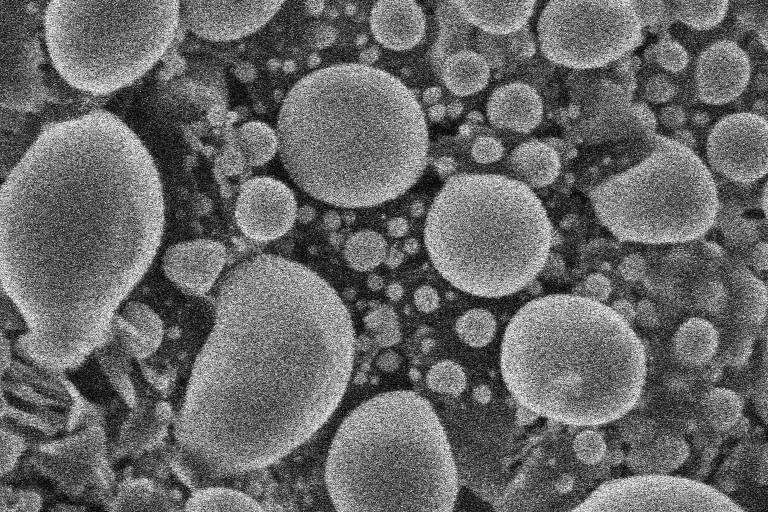
#> input picture data/frame-0.tif, 1536 x 1024 px, found by its file name (shown at 1/2 size)
$ python creteTrack.py
#> lines starting #> are read from the running program, lines starting #| are printed output that depends on the picture
import cv2
import numpy as np
import matplotlib.pyplot as plt


imgSRC = cv2.imread('data/frame-0.tif', cv2.IMREAD_UNCHANGED)
#> imgSRC is the input picture: shape (1024, 1536); min 0, max 255, mean 104

cx, cy = imgSRC.shape[1] // 2, imgSRC.shape[0] // 2
#> cx = 768; cy = 512

k = 0.4
K = 0.9


dx, dy = cx, cy
#> dx = 768; dy = 512
t_dx, t_dy = int(k * dx), int(k * dy)
#> t_dx = 307; t_dy = 204
I_dx, I_dy = int(K * dx), int(K * dy)
#> I_dx = 691; I_dy = 460


R = 50 #px
theta = np.linspace(0, 2 * np.pi, 420)

cx_R = R * np.cos(theta) + cx
cy_R = R * np.sin(theta) + cy

cv2.imwrite(f'templates/t_1.tif', imgSRC[cy - t_dy:cy + t_dy, cx - t_dx:cx + t_dx])
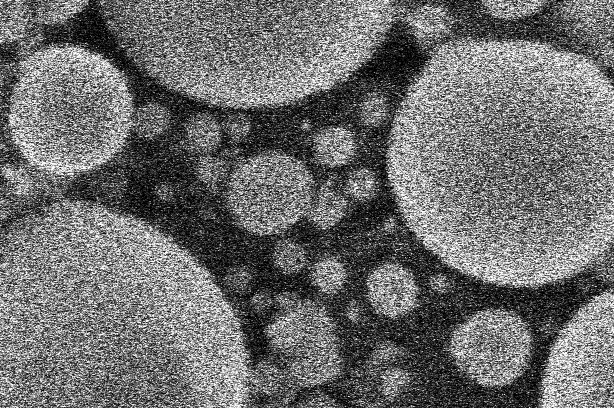
#> saved as t_1.tif: shape (408, 614); min 0, max 255, mean 109.8

for i in range(len(theta)):

    cv2.imwrite(f'series_1/frame_{i}.tif', imgSRC[int(cy_R[i]) - I_dy:int(cy_R[i]) + I_dy, int(cx_R[i]) - I_dx:int(cx_R[i]) + I_dx])
#> this loop made 420 passes
#> pass 1, `cv2.imwrite(f'series_1/frame_{i}.tif', imgSRC[int(cy_R[i]) - I_dy:int(..`:
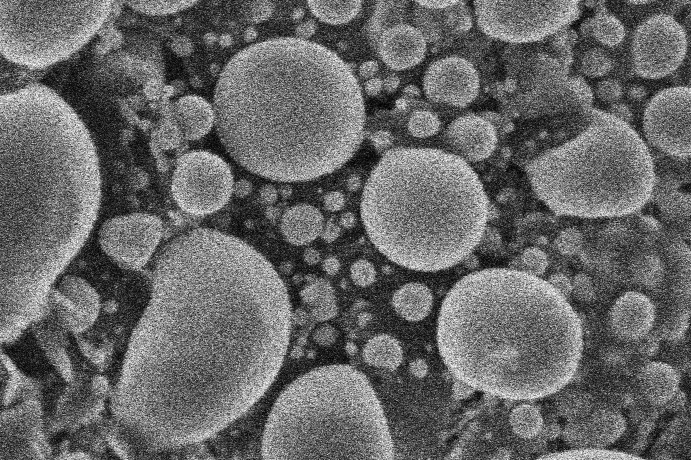
#> saved as frame_0.tif: shape (920, 1382) (shown at 1/2 size); min 0, max 255, mean 103.5


# fig, axs = plt.subplots(1, 2, figsize=(10, 5))
# axs[0].imshow(imgSRC[cy - t_dy:cy + t_dy, cx - t_dx:cx + t_dx], cmap='gray')
# axs[1].imshow(imgSRC[cy - I_dy:cy + I_dy, cx - I_dx:cx + I_dx], cmap='gray')
# # axs[1].imshow(imgSRC, cmap='gray')


# plt.title('Original Image')
# plt.show()
